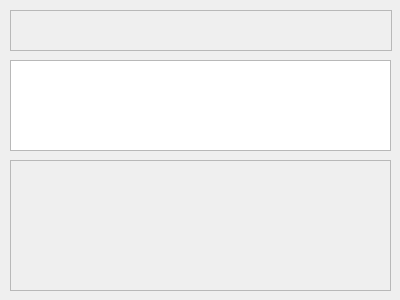
<?xml version="1.0" encoding="UTF-8"?>
<ui version="4.0">
 <class>TransactionDialog</class>
 <widget class="QDialog" name="TransactionDialog">
  <property name="geometry">
   <rect>
    <x>0</x>
    <y>0</y>
    <width>400</width>
    <height>300</height>
   </rect>
  </property>
  <property name="windowTitle">
   <string>Dialog</string>
  </property>
  <property name="locale">
   <locale language="English" country="UnitedKingdom"/>
  </property>
  <widget class="QFrame" name="frame">
   <property name="geometry">
    <rect>
     <x>10</x>
     <y>10</y>
     <width>382</width>
     <height>41</height>
    </rect>
   </property>
   <property name="frameShape">
    <enum>QFrame::StyledPanel</enum>
   </property>
   <property name="frameShadow">
    <enum>QFrame::Raised</enum>
   </property>
  </widget>
  <widget class="QTableView" name="tableView">
   <property name="geometry">
    <rect>
     <x>10</x>
     <y>60</y>
     <width>381</width>
     <height>91</height>
    </rect>
   </property>
   <property name="autoFillBackground">
    <bool>false</bool>
   </property>
   <property name="alternatingRowColors">
    <bool>true</bool>
   </property>
  </widget>
  <widget class="QFrame" name="frame_2">
   <property name="geometry">
    <rect>
     <x>10</x>
     <y>160</y>
     <width>381</width>
     <height>131</height>
    </rect>
   </property>
   <property name="frameShape">
    <enum>QFrame::StyledPanel</enum>
   </property>
   <property name="frameShadow">
    <enum>QFrame::Raised</enum>
   </property>
  </widget>
 </widget>
 <resources/>
 <connections/>
</ui>
